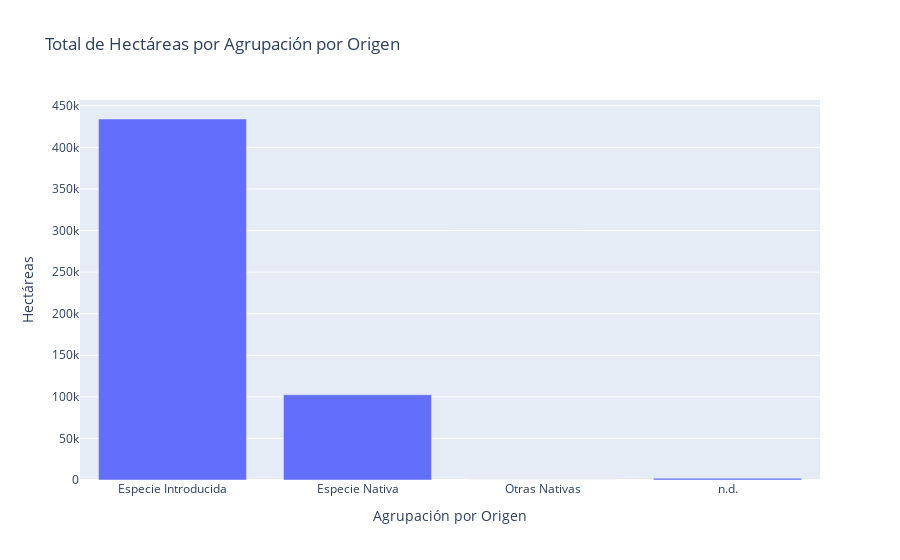

The notebook cell this image was saved under:
### Code cell
# Total de Hectáreas por "Agrupacion por Origen"
hectareas_origen = df.groupby('Agrupacion por Origen')['Hectareas (Ha)'].sum().reset_index()
fig = px.bar(hectareas_origen, x='Agrupacion por Origen', y='Hectareas (Ha)', title='Total de Hectáreas por Agrupación por Origen')
fig.update_layout(xaxis_title='Agrupación por Origen', yaxis_title='Hectáreas')
fig.show()

### Figure 1 — Plotly figure (JSON) as saved in the notebook; plotly's stock layout.template omitted (floating-point values rounded to 4 significant figures)
{"data": [{"alignmentgroup": "True", "hovertemplate": "Agrupacion por Origen=%{x}<br>Hectareas (Ha)=%{y}<extra></extra>", "legendgroup": "", "marker": {"color": "#636efa", "pattern": {"shape": ""}}, "name": "", "offsetgroup": "", "orientation": "v", "showlegend": false, "textposition": "auto", "type": "bar", "x": ["Especie Introducida", "Especie Nativa", "Otras Nativas", "n.d."], "xaxis": "x", "y": [434100.0, 102552, 7.9, 2142.0], "yaxis": "y"}], "layout": {"autosize": true, "barmode": "relative", "legend": {"tracegroupgap": 0}, "title": {"text": "Total de Hectáreas por Agrupación por Origen"}, "xaxis": {"anchor": "y", "autorange": true, "domain": [0, 1], "range": [-0.5, 3.5], "title": {"text": "Agrupación por Origen"}, "type": "category"}, "yaxis": {"anchor": "x", "autorange": true, "domain": [0, 1], "range": [0, 457000.0], "title": {"text": "Hectáreas"}, "type": "linear"}}}
